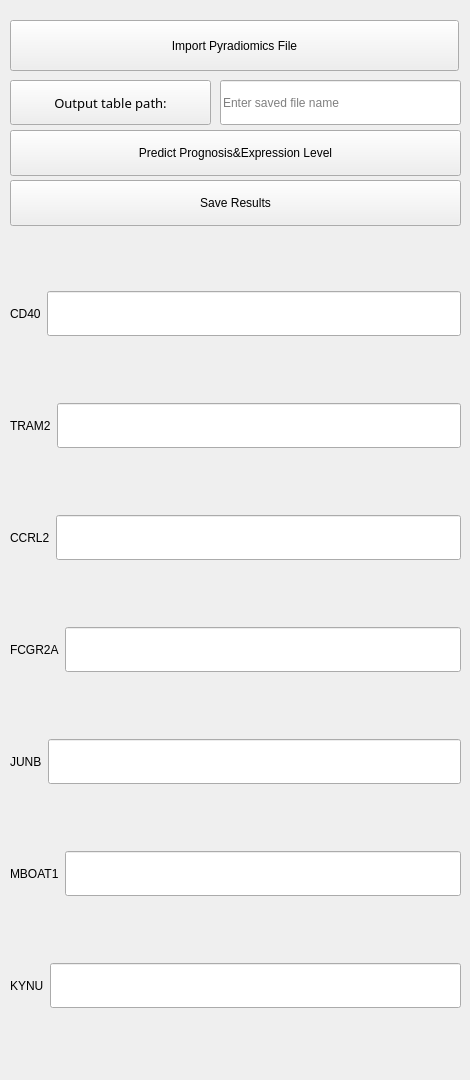
    <widget class="QWidget" name="page_14">
     <widget class="QPushButton" name="pushButton_output_gene_path">
      <property name="geometry">
       <rect>
        <x>10</x>
        <y>80</y>
        <width>201</width>
        <height>45</height>
       </rect>
      </property>
      <property name="minimumSize">
       <size>
        <width>0</width>
        <height>40</height>
       </size>
      </property>
      <property name="font">
       <font>
        <family>Bahnschrift</family>
        <pointsize>10</pointsize>
        <weight>9</weight>
        <italic>false</italic>
        <bold>false</bold>
       </font>
      </property>
      <property name="styleSheet">
       <string notr="true">font: 75 10pt &quot;Bahnschrift&quot;;</string>
      </property>
      <property name="text">
       <string>Output table path:</string>
      </property>
     </widget>
     <widget class="QPushButton" name="pushButton_save_predict">
      <property name="geometry">
       <rect>
        <x>10</x>
        <y>180</y>
        <width>451</width>
        <height>46</height>
       </rect>
      </property>
      <property name="styleSheet">
       <string notr="true">font: 75 11.5pt &quot;Bahnschrift&quot;;</string>
      </property>
      <property name="text">
       <string>Save Results</string>
      </property>
     </widget>
     <widget class="QPushButton" name="pushButton_upload_radiomics">
      <property name="geometry">
       <rect>
        <x>10</x>
        <y>20</y>
        <width>449</width>
        <height>51</height>
       </rect>
      </property>
      <property name="minimumSize">
       <size>
        <width>0</width>
        <height>40</height>
       </size>
      </property>
      <property name="text">
       <string>Import Pyradiomics File</string>
      </property>
     </widget>
     <widget class="QPushButton" name="pushButton_start_predict">
      <property name="geometry">
       <rect>
        <x>10</x>
        <y>130</y>
        <width>451</width>
        <height>46</height>
       </rect>
      </property>
      <property name="styleSheet">
       <string notr="true">font: 75 11.5pt &quot;Bahnschrift&quot;;</string>
      </property>
      <property name="text">
       <string>Predict Prognosis&amp;&amp;Expression Level</string>
      </property>
     </widget>
     <widget class="QLineEdit" name="lineEdit_output_genefileName">
      <property name="geometry">
       <rect>
        <x>220</x>
        <y>80</y>
        <width>241</width>
        <height>45</height>
       </rect>
      </property>
      <property name="minimumSize">
       <size>
        <width>220</width>
        <height>45</height>
       </size>
      </property>
      <property name="inputMask">
       <string/>
      </property>
      <property name="placeholderText">
       <string>Enter saved file name</string>
      </property>
     </widget>
     <widget class="QWidget" name="verticalLayoutWidget_7">
      <property name="geometry">
       <rect>
        <x>10</x>
        <y>230</y>
        <width>451</width>
        <height>841</height>
       </rect>
      </property>
      <layout class="QVBoxLayout" name="verticalLayout_10">
       <item>
        <layout class="QHBoxLayout" name="horizontalLayout">
         <item>
          <widget class="QLabel" name="label">
           <property name="text">
            <string>CD40</string>
           </property>
          </widget>
         </item>
         <item>
          <widget class="QLineEdit" name="CD40_lineEdit">
           <property name="minimumSize">
            <size>
             <width>0</width>
             <height>45</height>
            </size>
           </property>
          </widget>
         </item>
        </layout>
       </item>
       <item>
        <layout class="QHBoxLayout" name="horizontalLayout_9">
         <item>
          <widget class="QLabel" name="label_15">
           <property name="text">
            <string>TRAM2</string>
           </property>
          </widget>
         </item>
         <item>
          <widget class="QLineEdit" name="TRAM2_lineEdit">
           <property name="minimumSize">
            <size>
             <width>0</width>
             <height>45</height>
            </size>
           </property>
          </widget>
         </item>
        </layout>
       </item>
       <item>
        <layout class="QHBoxLayout" name="horizontalLayout_8">
         <item>
          <widget class="QLabel" name="label_12">
           <property name="text">
            <string>CCRL2</string>
           </property>
          </widget>
         </item>
         <item>
          <widget class="QLineEdit" name="CCRL2_lineEdit">
           <property name="minimumSize">
            <size>
             <width>0</width>
             <height>45</height>
            </size>
           </property>
          </widget>
         </item>
        </layout>
       </item>
       <item>
        <layout class="QHBoxLayout" name="horizontalLayout_7">
         <item>
          <widget class="QLabel" name="label_11">
           <property name="text">
            <string>FCGR2A</string>
           </property>
          </widget>
         </item>
         <item>
          <widget class="QLineEdit" name="FCGR2A_lineEdit">
           <property name="minimumSize">
            <size>
             <width>0</width>
             <height>45</height>
            </size>
           </property>
          </widget>
         </item>
        </layout>
       </item>
       <item>
        <layout class="QHBoxLayout" name="horizontalLayout_6">
         <item>
          <widget class="QLabel" name="label_10">
           <property name="text">
            <string>JUNB</string>
           </property>
          </widget>
         </item>
         <item>
          <widget class="QLineEdit" name="JUNB_lineEdit">
           <property name="minimumSize">
            <size>
             <width>0</width>
             <height>45</height>
            </size>
           </property>
          </widget>
         </item>
        </layout>
       </item>
       <item>
        <layout class="QHBoxLayout" name="horizontalLayout_5">
         <item>
          <widget class="QLabel" name="label_9">
           <property name="text">
            <string>MBOAT1</string>
           </property>
          </widget>
         </item>
         <item>
          <widget class="QLineEdit" name="MBOAT1_lineEdit">
           <property name="minimumSize">
            <size>
             <width>0</width>
             <height>45</height>
            </size>
           </property>
          </widget>
         </item>
        </layout>
       </item>
       <item>
        <layout class="QHBoxLayout" name="horizontalLayout_3">
         <item>
          <widget class="QLabel" name="label_7">
           <property name="text">
            <string>KYNU</string>
           </property>
          </widget>
         </item>
         <item>
          <widget class="QLineEdit" name="KYNU_lineEdit">
           <property name="minimumSize">
            <size>
             <width>0</width>
             <height>45</height>
            </size>
           </property>
          </widget>
         </item>
        </layout>
       </item>
      </layout>
     </widget>
    </widget>
